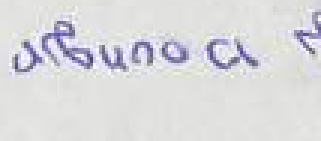
#> input picture train/img_0000_frag_0000.png, 107 x 47 px (shown 3 times larger); its folder holds only this picture in this run
$ python augmentation.py
#> lines starting #> are read from the running program, lines starting #| are printed output that depends on the picture
from PIL import Image, ImageEnhance, ImageOps
import os
import numpy as np


def augment_images(
        input_folder: str,
        output_folder: str,
        rotation_angle: float = 0,
        color_percent: float = 0,
        add_color: str = 'False',
        width_percent: float = 100,
        filename_prefix: str = 'aug_'
):
    """
    Аугментирует изображения в папке с заданными параметрами

    Параметры:
    input_folder - папка с исходными изображениями
    output_folder - папка для сохранения аугментированных изображений
    rotation_angle - угол поворота (-360 до 360 градусов)
    color_percent - интенсивность цвета (0-100%)
    add_color - цвет для добавления ('синий','зеленый','красный','фиолетовый','желтый','False')
    width_percent - изменение ширины (1-200%)
    filename_prefix - префикс для имен новых файлов
    """
#> called with input_folder = 'train', output_folder = 'train_aug', rotation_angle = 12, color_percent = 13, add_color = 'синий', width_percent = 98, filename_prefix = ''
    # Создаем папку для результатов, если ее нет
    os.makedirs(output_folder, exist_ok=True)

    # Соответствие цветов их RGB-значениям
    colors = {
        'синий': (0, 0, 255),
        'зеленый': (0, 255, 0),
        'красный': (255, 0, 0),
        'фиолетовый': (128, 0, 128),
        'желтый': (255, 255, 0),
        'False': None
    }

    # Проверка корректности параметров
    if rotation_angle < -360 or rotation_angle > 360:
        raise ValueError("Угол поворота должен быть между -360 и 360 градусами")

    if color_percent < 0 or color_percent > 100:
        raise ValueError("Процент цвета должен быть между 0 и 100")

    if add_color not in colors:
        raise ValueError("Недопустимый цвет. Используйте: 'синий','зеленый','красный','фиолетовый','желтый','False'")

    if width_percent < 1 or width_percent > 200:
        raise ValueError("Процент ширины должен быть между 1 и 200")

    # Обработка всех изображений в папке
    for filename in os.listdir(input_folder):
        if filename.lower().endswith(('.png', '.jpg', '.jpeg', '.bmp')):
            # Загрузка изображения
            img_path = os.path.join(input_folder, filename)
            image = Image.open(img_path).convert('RGB')
#> image is the input picture: PIL image 107x47 RGB; mean R, G, B 217.9, 217.6, 220.6

            # Изменение ширины
            if width_percent != 100:
                original_width, original_height = image.size
#> original_width = 107; original_height = 47
                new_width = int(original_width * width_percent / 100)
#> new_width = 104
                image = image.resize((new_width, original_height))
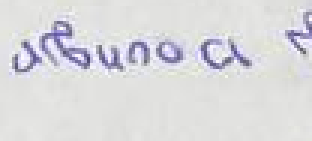
#> image: PIL image 104x47 RGB (shown 3 times larger); mean R, G, B 217.9, 217.6, 220.6

            # Поворот изображения
            if rotation_angle != 0:
                image = image.rotate(rotation_angle, expand=True)
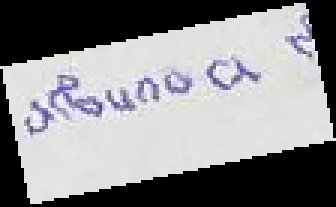
#> image: PIL image 112x69 RGB (shown 3 times larger); mean R, G, B 137.7, 137.5, 139.4

            # Добавление цветового оттенка
            if add_color != 'False' and color_percent > 0:
                # Создаем цветной слой
                color_layer = Image.new('RGB', image.size, colors[add_color])
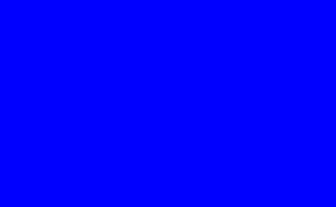
#> color_layer: PIL image 112x69 RGB (shown 3 times larger); mean R, G, B 0, 0, 255

                # Рассчитываем прозрачность
                alpha = color_percent / 100.0

                # Смешиваем изображения
                image = Image.blend(image, color_layer, alpha)
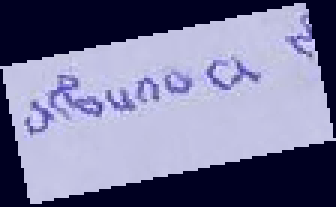
#> image: PIL image 112x69 RGB (shown 3 times larger); mean R, G, B 119.5, 119.3, 154.1

            # Сохранение результата
            new_filename = f"{filename_prefix}{filename}"
            output_path = os.path.join(output_folder, new_filename)
            image.save(output_path)
            print(f"Создано: {new_filename}")


# Пример использования
if __name__ == "__main__":
    # Настройки аугментации (можно менять)
    INPUT_FOLDER = "train"  # Папка с исходными изображениями
    OUTPUT_FOLDER = "train_aug"  # Папка для аугментированных изображений
    ROTATION =12# Угол поворота в градусах
    COLOR_PERCENT = 13 # Интенсивность цвета (0-100%)
    ADD_COLOR = "синий" # Цвет для добавления или 'False'
    WIDTH_PERCENT =98#процент изменения ширины
    FILENAME_PREFIX = ""  # Префикс для новых файлов

    augment_images(
        input_folder=INPUT_FOLDER,
        output_folder=OUTPUT_FOLDER,
        rotation_angle=ROTATION,
        color_percent=COLOR_PERCENT,
        add_color=ADD_COLOR,
        width_percent=WIDTH_PERCENT,
        filename_prefix=FILENAME_PREFIX
    )

$ run again, on train/img_0000_frag_0004.png
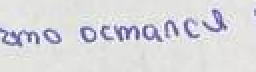
#> input picture train/img_0000_frag_0004.png, 128 x 36 px (shown 2 times larger)
#> in augment_images, image is the input picture: PIL image 128x36 RGB; mean R, G, B 217.1, 216.8, 220.5
#> in augment_images, `image = image.rotate(rotation_angle, expand=True)`:
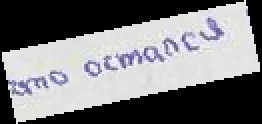
#> image: PIL image 131x62 RGB (shown 2 times larger); mean R, G, B 120.3, 120.2, 122.2
#> in augment_images, `image = Image.blend(image, color_layer, alpha)`:
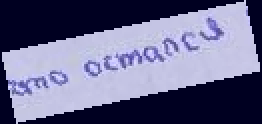
#> image: PIL image 131x62 RGB (shown 2 times larger); mean R, G, B 104.4, 104.3, 139.1

$ run again, on train/img_0000_frag_0005.png
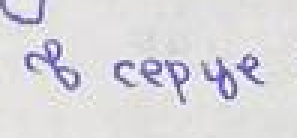
#> input picture train/img_0000_frag_0005.png, 99 x 46 px (shown 3 times larger)
#> in augment_images, image is the input picture: PIL image 99x46 RGB; mean R, G, B 217.7, 216.5, 220.8
#> in augment_images, `image = image.rotate(rotation_angle, expand=True)`:
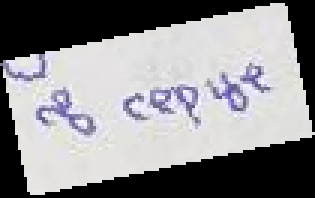
#> image: PIL image 105x66 RGB (shown 3 times larger); mean R, G, B 140.1, 139.3, 142.1
#> in augment_images, `image = Image.blend(image, color_layer, alpha)`:
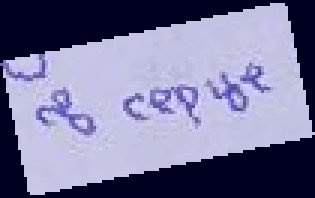
#> image: PIL image 105x66 RGB (shown 3 times larger); mean R, G, B 121.6, 120.9, 156.4

$ run again, on train/img_0000_frag_0006.png
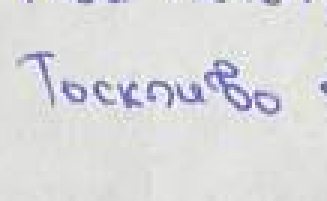
#> input picture train/img_0000_frag_0006.png, 109 x 67 px (shown 3 times larger)
#> in augment_images, image is the input picture: PIL image 109x67 RGB; mean R, G, B 219.2, 219.3, 220.8
#> in augment_images, `image = image.rotate(rotation_angle, expand=True)`:
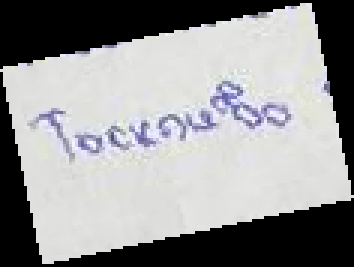
#> image: PIL image 118x89 RGB (shown 3 times larger); mean R, G, B 148.3, 148.3, 149.4
#> in augment_images, `image = Image.blend(image, color_layer, alpha)`:
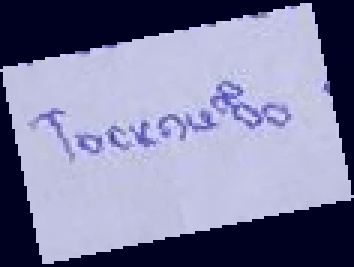
#> image: PIL image 118x89 RGB (shown 3 times larger); mean R, G, B 128.7, 128.7, 162.8

$ run again, on train/img_0000_frag_0001.png
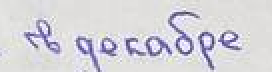
#> input picture train/img_0000_frag_0001.png, 136 x 36 px (shown 2 times larger)
#> in augment_images, image is the input picture: PIL image 136x36 RGB; mean R, G, B 213, 211.5, 217.6
#> in augment_images, `image = Image.blend(image, color_layer, alpha)`:
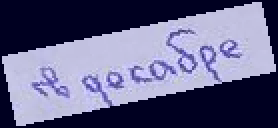
#> image: PIL image 139x64 RGB (shown 2 times larger); mean R, G, B 99.4, 98.7, 134.6
